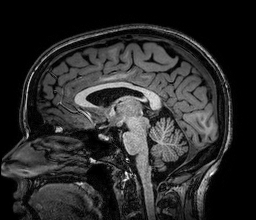
#> input picture visual computing/MRI regestration/brain.png, 256 x 220 px, found by its file name
$ jupyter execute --allow-errors 'median filter,convoution based filters ,seprable filter, cluster detection.ipynb'
#> lines starting #> are read from the running program, lines starting #| are printed output that depends on the picture; long printed decimals are rounded
## Visual Computing in the Life Sciences

Assignment Sheet 1

### Group member: Dingming Liu, Faiza Khurshid, Danqi Wang

### Exercise 1 (Convolution-based Image Filtering, 7 Points)

#### a) Assume a 15 × 15 convolution kernel (k1), where all non-diagonal elements are set to zero, and on the diagonal to 15 1 . What eﬀect does this ﬁlter have? (1P)

Answer: To make the picture Picture moving from top left to bottom right.

#### b) Assume another 15 × 15 convolution kernel (k2), with all the elements being zero everywhere, except the elements on the 8th row (if we start counting at one) are set to 15 1 . What is the eﬀect of this ﬁlter? (1P)

Answer: Makes the picture looks like moving horizontally.

#### c) Brieﬂy explain what is the diﬀerence between applying both ﬁlters k1 and k2 on the image using diﬀerent orders, i.e., once apply k1 ﬁrst and then k2, and once k2 ﬁrst and then k1? (2P)

Answer: Applying k1 first than k2 is smoother than first apply k2.

#### d) Is applying both ﬁlters k1 and k2 on the image, with k1 ﬁrst and then k2, the same as applying a 15 × 15 kernel, with all elements set to zero except the elements on the diagonal and on the 8th row that are set to 15 1 ? If yes, brieﬂy explain why. If no, then what is the equivalent ﬁlter for applying k1 and k2? (3P)

Answer: The results are different. Applying k1 and k2 one by one computes center pixel * 1/15 twice, mybe change the center element of the kernel described in the question to 1/225 is the equivalent kernel.

### Exercise 2 (Separable Filters, 20 Points)

Applying a convolutional ﬁlter to a two-dimensional image generally requires computing a two-dimensional convolution. If a 2D kernel is separable, it can be decomposed into a product of two 1D kernels which can be applied one after the other.

a) Given a discrete 2D image of size m × n and a square convolution kernel of edge length l = 2k + 1, how many multiplications are involved in computing a (padded) convolution? How many multiplications are required when the kernel is separable, and we obtain the same result via a sequence of two 1D convolutions? What is the minimum kernel radius k at which exploiting separability starts paying oﬀ in terms of the number of multiplications? (3P)

#### Answer:
1. there will be m*n*(2k+1)*(2k+1) multiplications since when the kernel roll along the image, each pixel needs to multiply with coefficient in the kernel.
2. there will be 2*m*n*(2k+1) multiplications totally.
when the image matrix firstly multiply with one column vector, needs m*n*(2k+1) times to get the intermediate output, and another n*m*(2k+1) multiplications for multipying with row vector.
3. In order to make separable kernel efficiency, then 2*m*n*(2k+1) < m*n*(2k+1)*(2k+1), which means k>0.5. And the minimum of k is 1. The minimum kernel radius is 2k+1 =3.

b) Not all 2D convolution ﬁlters are separable. We will now verify that, given a discrete 2D ﬁlter, we can check whether it is separable by checking the rank of the corresponding ﬁlter matrix. For this, assume that two discrete 1D kernels h x and h y are given as column vectors. Based on the deﬁnition of the discrete 2D convolution

k k (g ∗ h)(i, j) = ∑ ∑ g(u, v)h(i u, j v) u=−k v=−k

argue that convolving g with h x in x direction and with h y in y direction yields an equivalent result as a 2D convolution with a rank-1 ﬁlter h = h y h x T . Does it matter whether we ﬁrst convolve along the x direction and then along y, or vice versa? Why? (5P) Hint: You may use all facts about convolutions that were discussed in the lecture.

#### Answer:
Convolving with hx and hy is equivalent to 2D convolution. And the order of convolving with hx and hy does not matter since convolution is associative and commutative.

c) Based on the insight from b), implement a function in Python that checks whether a given 2D ﬁlter is separable. If it is, compute the corresponding 1D ﬁlters h x and x y (make it clear which one is which). Is the factorization into h x and x y unique? Why? (5P) Hint: Remember the Singular Value Decomposition.

#### Answer:
We can see if the rank of given 2D kernel matrix equals one, then it is separable.

[cell 1]
import numpy as np

def is_separable(matrix):
    a = np.linalg.matrix_rank(matrix)
    if a == 1:
        print('{}is separable.'.format(matrix))
    else:
        print('{}is not separable.'.format(matrix))

[cell 2]
matrix_test = np.array([[-1,0,1],[-2,0,2],[-1,0,1]])
is_separable(matrix_test)

[cell 3]
def get_1D_filter(matrix):
    ''' use SVD to get U,E,V matrix.
        use the dot product from the first column vector of U and the first row vector of V,
        then multiply with the first singular value in diagonal matrix, we can get the original 2D filter
    '''
    u,e,v = np.linalg.svd(matrix)
    hy = e[0] * np.array(u[:,0]).reshape(-1,1) #the column vector from orthonomal matrix u
    hx = np.array(v[0,:]).reshape(1,-1) #the row vector from orthonomal matrix v

    print('hy: {}'.format(hy),'\n\n','hx:{}'.format(hx,'\n'))

    print('reconstruct the orginal 2D filter{}:'.format(hy * hx),'\n')

    # check if the factorization if unique.
    hy_ = e[1] * np.array(u[:,1]).reshape(-1,1) #the second column vector from orthonomal matrix u
    hx_ = np.array(v[1,:]) #the second row vector from orthonomal matrix v
    print(hy_ * hx_)

get_1D_filter(matrix_test)

##### Conclusion:
Based on the above test, the factorization of hx and hy is unique. They are the first column and row vector in U and V separately, and multiply with the first singular value to construct the orignal 2D filter. For the other columns, we cannot generate the original 2D filter.

d) Which of the following three ﬁlters are separable?
You may use your code from c) to ﬁnd out. Apply each of the ﬁlters to the image brainnoisy.png available on eCampus, using the function filters.convolve from scipy. Note that you have to convert its intensity values to ﬂoating point to achieve the expected result. For those ﬁlters that are separable, also apply the corresponding one-dimensional ﬁlters, using the function filters.convolve1d. Visualize the results, and the diﬀerence between them. Can you see a diﬀerence? (4P)

[cell 4]
# use the function in c) to check the following filters.
kernel_1 = np.array([[1,1,1,1,1],[1,1,1,1,1],[1,1,1,1,1],[1,1,1,1,1],[1,1,1,1,1]])
kernel_2 = np.array([[0,-1,0],[-1,5,-1],[0,-1,0]])
kernel_3 = np.array([[-1,0,1],[-2,0,2],[-1,0,1]])

is_separable(kernel_1)
is_separable(kernel_2)
is_separable(kernel_3)

So the first and third kernels are separable.

[cell 5]
from PIL import Image
from scipy import ndimage
from scipy.ndimage.filters import convolve1d
import matplotlib.pyplot as plt

#> (the rest of this cell did not finish here and is left out)

#> (a cell that did not finish here is left out)

#> (a cell that did not finish here is left out)

[cell 8]
get_1D_filter(kernel_1)
#| hy: [[-2.236]
#|  [-2.236]
#|  [-2.236]
#|  [-2.236]
#|  [-2.236]]
#|  hx:[[-0.4472 -0.4472 -0.4472 -0.4472 -0.4472]]
#| reconstruct the orginal 2D filter[[1. 1. 1. 1. 1.]
#|  [1. 1. 1. 1. 1.]
#|  [1. 1. 1. 1. 1.]
#|  [1. 1. 1. 1. 1.]
#|  [1. 1. 1. 1. 1.]]:
#| [[ 8.32490903e-17 -2.08122726e-17 -2.08122726e-17 -2.08122726e-17
#|   -2.08122726e-17]
#|  [-2.08122726e-17  5.20306815e-18  5.20306815e-18  5.20306815e-18
#|    5.20306815e-18]
#|  [-2.08122726e-17  5.20306815e-18  5.20306815e-18  5.20306815e-18
#|    5.20306815e-18]
#|  [-2.08122726e-17  5.20306815e-18  5.20306815e-18  5.20306815e-18
#|    5.20306815e-18]
#|  [-2.08122726e-17  5.20306815e-18  5.20306815e-18  5.20306815e-18
#|    5.20306815e-18]]

#> (a cell that did not finish here is left out)

[cell 10]
get_1D_filter(kernel_3)

#> (a cell that did not finish here is left out)

For those 1D convolution from separable kernel, there are some differences between the 2D convolutions

e) In the experiment above, do you expect the two 1D convolutions or the single 2D convolution to be computationally more eﬃcient? Why? Measure the corresponding times in your implementation. Did the measurement agree with your expectation? What should happen to the diﬀerence for larger kernels? (3P)

#### Answer:
Two 1D convolutions is more efficient.because the multiplication times of 1D convolution are fewer than 2D convolution.
For larger kernels, the multiplication times would be increasing dramatically, and reduce the working efficiency.

### Exercise 3 (Median Filters, 20 Points)

In this exercise, you will learn about a nonlinear image ﬁlter, the median ﬁlter, and compare it to a linear ﬁlter that we learned about in the lecture.

a) Read in the image brain.png, which is available on eCampus, and add salt-and-pepper noise to it by turning 5000 pixels (selected uniformly at random, with replacement), to black or to white (also at random). (2P)

[cell 12]
img_3 = np.array(Image.open('/Users/wangdanqi/Desktop/brain.png'), dtype=float)
print(img_3.shape)
#| (220, 256)
plt.imshow(img_3)

### Exercise 4 (Cluster Detection, 15 Points)

The microscopy image in Fig. 1 is available as clusters.png from eCampus. The bright spots are protein clusters in a cell membrane. Automatically counting such clusters is a typical image analysis task. Within this exercise, you will implement a pipeline that approaches this task with a combination of three basic image processing operations: local-maximum detection, smoothing, and thresholding.

#### a) Brieﬂy explain the role of each operation in this task. (2P)

• local-maximum operation will use to detects cluster centers
• smoothing will connects clusters which are very close to each other.
• thresholding operation can use to separate meaningful data from the background noise.

#### b) What would be the logical order to do these operations? Does swapping the order of thresholding and image smoothing make a diﬀerence? Why? (3P)

logical order: 1. Smoothing 2. Thresholding 3. Local-maximum detection
Yes, swapping the order of thresholding and smoothing makes difference. If we swap the order
of thresholding and image smoothing, then many of the background noise pixels will become
brighter due to averaging protein clusters pixels nearby. As the result, thresholding will not be
able to separate that background noise from the actual protein clusters. Therefore, local-maximum
detection will detect much more false clusters.

#### c) Write a function that reads in the image, performs the three operations in a suitable order, and outputs an estimate of the number of clusters. (4P) Hint: We recommend using the library functions available within the Python package scikit image, especially its local maxima based peak extraction.

[cell 13]
import skimage
from skimage import io
from skimage import filters
from skimage import feature
import matplotlib.pyplot as plt
def count_clusters(original_image, threshold, sigma, min_distance):
    im = original_image
#thresholding
    im_t = im > skimage.filters.threshold_otsu(im, nbins=threshold)
# smoothing
    im_ts = skimage.filters.gaussian(im_t, sigma=sigma)
# Comparison between image_max and im to find the coordinates of local maxima
    coordinates = skimage.feature.peak_local_max(im_ts,min_distance=min_distance)
    print("Number of protein clusters:", coordinates.shape[0])
# display results
    fig, ax = plt.subplots(1, 4, figsize=(15, 5))
    ax[0].imshow(original_image, cmap=plt.cm.gray)
    ax[0].axis('off')
    ax[0].set_title('Original')
    ax[1].imshow(im_t, cmap=plt.cm.gray)
    ax[1].axis('off')
    ax[1].set_title('Thresholding')
    ax[2].imshow(im_ts, cmap=plt.cm.gray)
    ax[2].axis('off')
    ax[2].set_title('Thresholding+Smoothing')
    ax[3].imshow(im_ts, cmap=plt.cm.gray)
    ax[3].autoscale(False)
    ax[3].plot(coordinates[:, 1], coordinates[:, 0], 'r.')
    ax[3].axis('off')
    ax[3].set_title('Peak local max')
    fig.tight_layout()
    plt.show()
original_image = skimage.img_as_float(skimage.io.imread('/Users/wangdanqi/Desktop/clusters.png'))
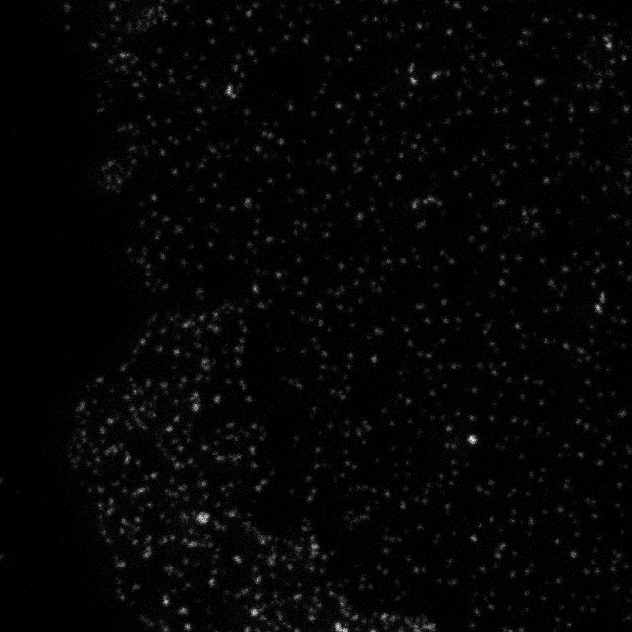
#> input picture visual computing/image porocessing/clusters.png, 632 x 632 px, found by its file name
#> original_image: shape (632, 632) float64; min 0, max 1, mean 0.021
count_clusters(original_image, 3, 0.5, 5)
#> in count_clusters, `im_t = im > skimage.filters.threshold_otsu(im, nbins=threshold)`:
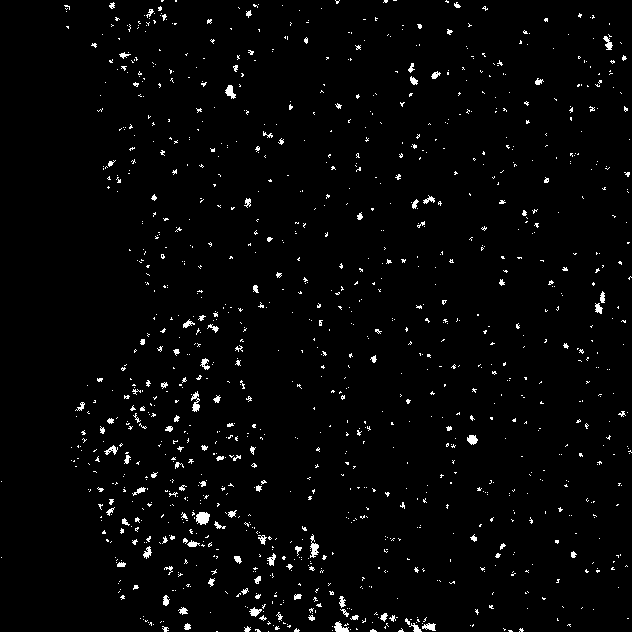
#> im_t: shape (632, 632) bool; 2.3% white in thin lines or dots
#> in count_clusters, `coordinates = skimage.feature.peak_local_max(im_ts,min_distance=min_di..`: coordinates = 765 pairs, first value 5 to 626, second value 66 to 626
#| Number of protein clusters: 765
#> in count_clusters, `plt.show()`:
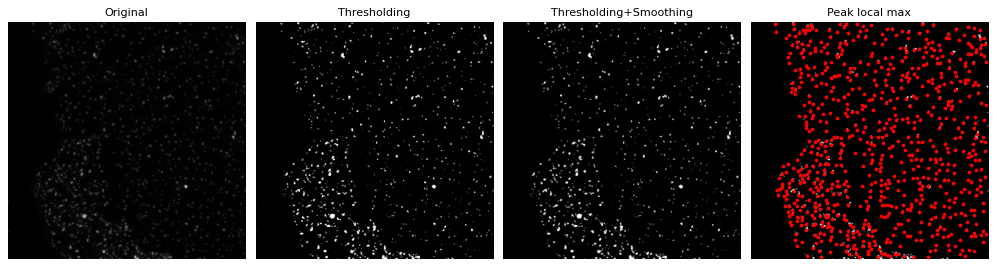
#> figure drawn by matplotlib, 4 panels
#> the sliders are set to original_image = <module 'ipywidgets.fixed_' fr, threshold = 3, sigma = 0.5, min_distance = 5

d) When solving tasks such as this one, it is often a major eﬀort to ﬁnd suitable parameters for the involved operations, such as smoothing or thresholding levels. Fortunately, Jupyter notebooks oﬀer slider widgets https://ipywidgets.readthedocs.io/en/latest/examples/Using%20Interact.html as a quite convenient way to visualize the eﬀect of varying such parameters in real time. Interact with the function you wrote in c) by using ipython sliders to vary the following parameters within reasonable ranges:

• The threshold value (1P)

• The standard deviation for blurring (1P)

• The minimum distance for maximum detection (i.e., minimum number of pixels separating peaks in a region) (1P)

• To evaluate your result, ﬁnd a way to visualize the detected clusters. By visually comparing them to the input, suggest a combination of the three parameters that you ﬁnd suitable for counting clusters in this speciﬁc image. (3P)

[cell 14]
import ipywidgets
#> (the rest of this cell did not finish here and is left out)
